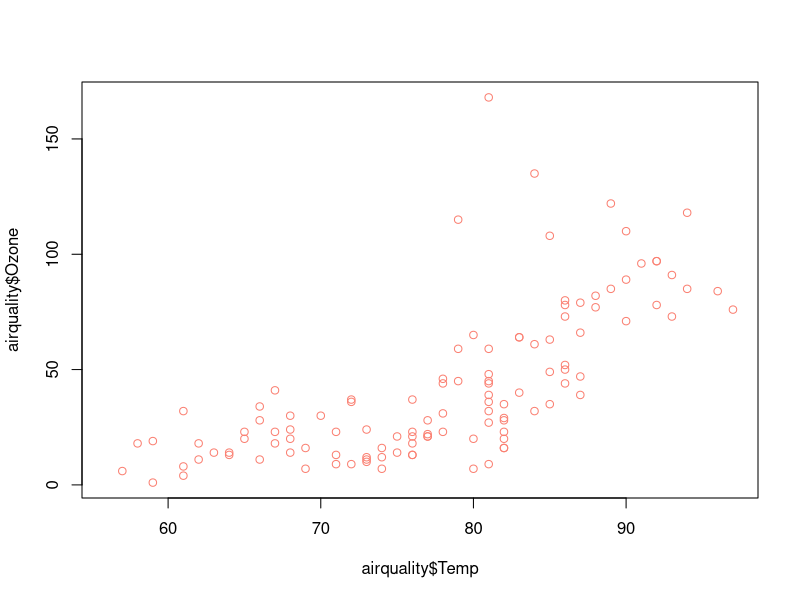

Reproduce this figure in R.
## ---- chunk 1
knitr::opts_chunk$set(echo = TRUE)

head(airquality)

plot(airquality$Temp, airquality$Ozone, col = "salmon")
## ---- chunk 2
x <- c(1, 2, 3)
## ---- chunk 3
x
